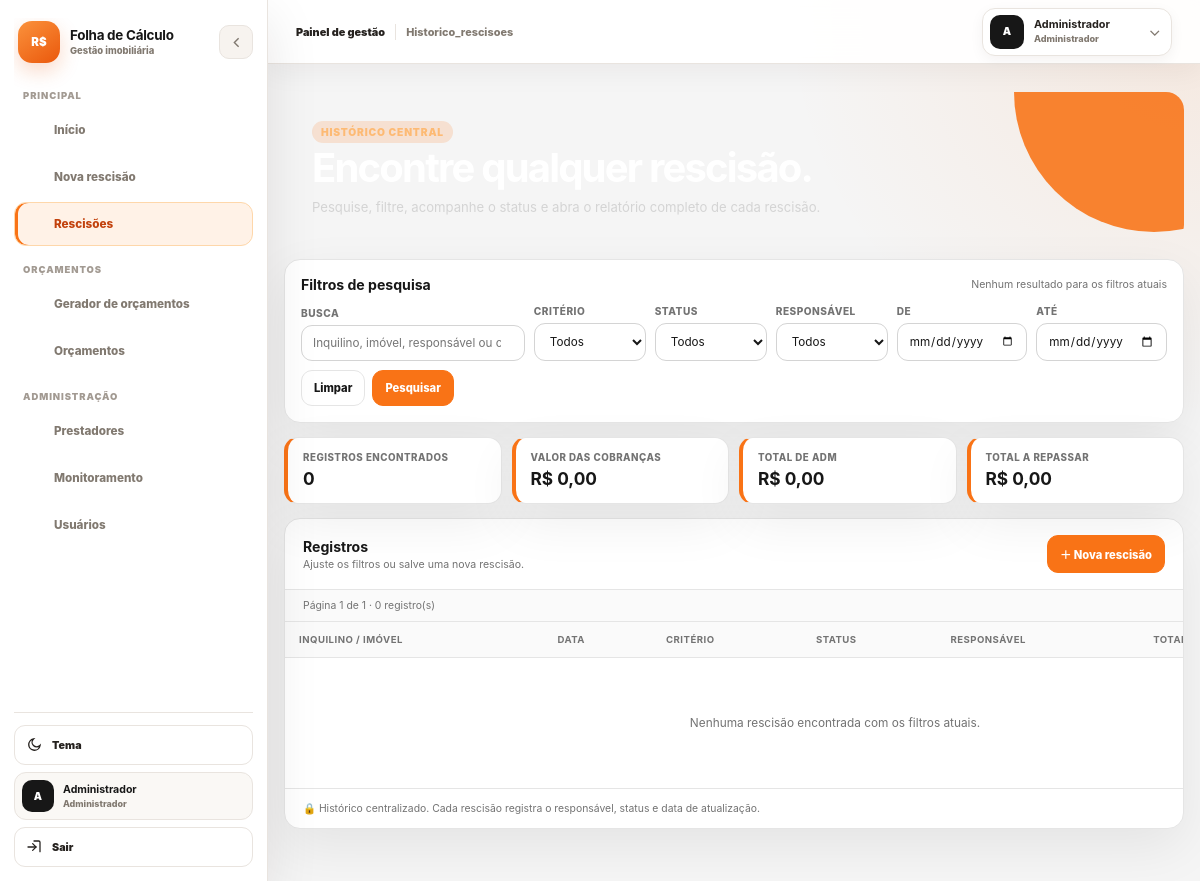
Page /historico.php (signed in) on the committed database.
### tables this page shows
CREATE TABLE IF NOT EXISTS usuarios (
    id BIGINT UNSIGNED NOT NULL AUTO_INCREMENT,
    nome VARCHAR(120) NOT NULL,
    login VARCHAR(60) NOT NULL,
    senha_hash VARCHAR(255) NOT NULL,
    perfil VARCHAR(20) NOT NULL DEFAULT 'usuario',
    ativo TINYINT(1) NOT NULL DEFAULT 1,
    criado_em DATETIME NOT NULL DEFAULT CURRENT_TIMESTAMP,
    atualizado_em DATETIME NOT NULL DEFAULT CURRENT_TIMESTAMP ON UPDATE CURRENT_TIMESTAMP,
    PRIMARY KEY (id),
    UNIQUE KEY uq_usuarios_login (login),
    KEY idx_usuarios_ativo (ativo)
);

### api/config.php (called while the page is built, shortened)
<?php
function sessionTimeout(): int {
    $timeout = (int) envValue('SESSION_TIMEOUT', 28800);
    return max(300, $timeout);
}
function envValue(string $key, mixed $default = null): mixed {
    $value = getenv($key);
    return ($value === false || $value === '') ? $default : $value;
}
function db(): PDO {
    static $pdo = null;
    if ($pdo instanceof PDO) return $pdo;
    $host = (string) envValue('DB_HOST', '127.0.0.1');
    $name = (string) envValue('DB_NAME', 'calculadora_rescisao');
    $user = (string) envValue('DB_USER', 'root');
    $pass = (string) envValue('DB_PASS', '');
    $dsn = 'mysql:host=' . $host . ';dbname=' . $name . ';charset=utf8mb4';
    $pdo = new PDO($dsn, $user, $pass, [
        PDO::ATTR_ERRMODE => PDO::ERRMODE_EXCEPTION,
        PDO::ATTR_DEFAULT_FETCH_MODE => PDO::FETCH_ASSOC,
        PDO::ATTR_EMULATE_PREPARES => false,
    ]);
    return $pdo;
}
function usuarioAtual(): ?array {
    $id = (int)($_SESSION['usuario_id'] ?? 0);
    $ultimoAcesso = (int)($_SESSION['ultimo_acesso'] ?? 0);
    try {
        $stmt = db()->prepare(
            'SELECT id, nome, login, perfil, ativo
             FROM usuarios
             WHERE id = ?
             LIMIT 1'
        );
        $stmt->execute([$id]);
        $usuario = $stmt->fetch();
        return $usuario;
    } catch (Throwable $e) {
        error_log('Calculadora usuarioAtual: ' . $e->getMessage());
        return null;
    }
}
function exigirLoginPagina(): array {
    $usuario = usuarioAtual();
    return $usuario;
}

### includes/nav_global.php (the view, shortened to what this page needs)
<?php
$navBase = (string)($navBase ?? '');
$navPage = (string)($navPage ?? 'dashboard');
$navUser = is_array($usuario ?? null) ? $usuario : (is_array($u ?? null) ? $u : (function_exists('usuarioAtual') ? (usuarioAtual() ?: []) : []));
$perfil = strtolower((string)($navUser['perfil'] ?? $navUser['role'] ?? $navUser['nivel'] ?? ''));
$isAdmin = !empty($navUser['is_admin']) || !empty($navUser['admin']) || $perfil === 'admin' || strtolower((string)($navUser['login'] ?? '')) === 'admin';
$userName = trim((string)($navUser['nome'] ?? $navUser['login'] ?? 'Usuário')) ?: 'Usuário';
$initial = strtoupper(function_exists('mb_substr') ? mb_substr($userName, 0, 1, 'UTF-8') : substr($userName, 0, 1));
$profileLabel = $isAdmin ? 'Administrador' : 'Usuário';
$links = [
    ['key'=>'dashboard','label'=>'Início','href'=>$navBase.'dashboard.php','icon'=>'home'],
    ['key'=>'rescisao','label'=>'Nova rescisão','href'=>$navBase.'index.php?nova=1','icon'=>'calc'],
    ['key'=>'gerador','label'=>'Gerador de orçamentos','href'=>$navBase.'orcamentos/','icon'=>'file'],
    ['key'=>'historico_rescisoes','label'=>'Rescisões','href'=>$navBase.'historico.php','icon'=>'clock'],
    ['key'=>'historico_orcamentos','label'=>'Orçamentos','href'=>$navBase.'orcamentos/historico_orcamentos.php','icon'=>'archive'],
];
if ($isAdmin) {
    $links[] = ['key'=>'prestadores','label'=>'Prestadores','href'=>$navBase.'orcamentos/prestadores.php','icon'=>'users'];
    $links[] = ['key'=>'monitoramento','label'=>'Monitoramento','href'=>$navBase.'orcamentos/monitoramento.php','icon'=>'pulse'];
    $links[] = ['key'=>'usuarios','label'=>'Usuários','href'=>$navBase.'usuarios.php','icon'=>'shield'];
}
$linksPrimary = array_values(array_filter($links, static function (array $link): bool {
    return in_array($link['key'], ['dashboard', 'rescisao', 'historico_rescisoes'], true);
}));
$linksOrcamentos = array_values(array_filter($links, static function (array $link): bool {
    return in_array($link['key'], ['gerador', 'historico_orcamentos'], true);
}));
$linksAdmin = array_values(array_filter($links, static function (array $link): bool {
    return in_array($link['key'], ['prestadores', 'monitoramento', 'usuarios'], true);
}));
function navIcon(string $name): string {
    $icons = [
        'home' => '<path d="M3 10.5 12 3l9 7.5"/><path d="M5 9.5V21h14V9.5"/><path d="M9 21v-7h6v7"/>',
        'calc' => '<rect x="5" y="3" width="14" height="18" rx="2"/><path d="M8 7h8M8 11h2M14 11h2M8 15h2M14 15h2M8 19h2M14 19h2"/>',
        'file' => '<path d="M6 3h9l3 3v15H6z"/><path d="M14 3v4h4M9 12h6M9 16h6"/>',
        'clock' => '<circle cx="12" cy="12" r="9"/><path d="M12 7v5l3 2"/>',
        'archive' => '<path d="M4 7h16l-1 13H5L4 7Z"/><path d="M6 4h12l1 3H5l1-3ZM9 11h6"/>',
        'users' => '<path d="M16 21v-1.5a4.5 4.5 0 0 0-4.5-4.5h-3A4.5 4.5 0 0 0 4 19.5V21"/><circle cx="10" cy="8" r="3.5"/><path d="M16 5a3.5 3.5 0 0 1 0 6.5M17 15.5h1.5A3.5 3.5 0 0 1 22 19v2"/>',
        'pulse' => '<path d="M3 12h4l2-7 4 14 2-7h6"/>',
        'shield' => '<path d="M12 3 20 6v6c0 5-3.5 8-8 9-4.5-1-8-4-8-9V6l8-3Z"/><path d="m9 12 2 2 4-4"/>',
    ];
    return '<svg viewBox="0 0 24 24" fill="none" stroke="currentColor" stroke-width="1.9" stroke-linecap="round" stroke-linejoin="round" aria-hidden="true">'.($icons[$name] ?? '').'</svg>';
}
function renderNavLinks(array $items, string $active): void {
    foreach ($items as $item) {
        $key = (string)($item['key'] ?? '');
        $label = (string)($item['label'] ?? '');
        $href = (string)($item['href'] ?? '#');
        $icon = (string)($item['icon'] ?? '');
        $isActive = $key === $active;
        ?>
        <a class="global-nav-link<?= $isActive ? ' active' : '' ?>" href="<?= htmlspecialchars($href, ENT_QUOTES, 'UTF-8') ?>"<?= $isActive ? ' aria-current="page"' : '' ?>>
            <?= navIcon($icon) ?>
            <span><?= htmlspecialchars($label, ENT_QUOTES, 'UTF-8') ?></span>
        </a>
        <?php
    }
}
?>
<?php
$appPath = rtrim(str_replace('\\', '/', dirname($_SERVER['SCRIPT_NAME'])), '/');
$appPath = $appPath === '/' ? '' : $appPath;
?>
<link rel="stylesheet" href="<?= htmlspecialchars($appPath . '/assets/css/core/nav-global.css', ENT_QUOTES, 'UTF-8') ?>">
<header class="global-topbar" aria-label="Barra superior">
    <div class="global-topbar-left">
        <span class="global-topbar-context">Painel de gestão</span>
        <span class="global-topbar-page"><?= htmlspecialchars(ucfirst($navPage), ENT_QUOTES, 'UTF-8') ?></span>
    </div>
    <div class="global-topbar-user" title="<?= htmlspecialchars($userName.' · '.$profileLabel, ENT_QUOTES, 'UTF-8') ?>">
        <span class="global-topbar-avatar"><?= htmlspecialchars($initial, ENT_QUOTES, 'UTF-8') ?></span>
        <span class="global-topbar-user-copy">
            <strong><?= htmlspecialchars($userName, ENT_QUOTES, 'UTF-8') ?></strong>
            <span><?= htmlspecialchars($profileLabel, ENT_QUOTES, 'UTF-8') ?></span>
        </span>
        <span class="global-topbar-chevron">⌄</span>
    </div>
</header>
<aside class="global-sidebar" id="globalSidebar" aria-label="Navegação principal">
    <div class="global-sidebar-top">
        <div class="global-sidebar-brand-row">
            <a class="global-brand" href="<?= htmlspecialchars($navBase.'dashboard.php', ENT_QUOTES, 'UTF-8') ?>" title="Folha de Cálculo">
                <span class="global-brand-mark">R$</span>
                <span class="global-brand-copy"><strong>Folha de Cálculo</strong><span>Gestão imobiliária</span></span>
            </a>
            <button class="global-sidebar-toggle global-collapse-toggle" id="globalSidebarToggle" type="button" aria-label="Recolher menu" aria-expanded="true" title="Recolher menu">
                <svg viewBox="0 0 24 24" fill="none" stroke="currentColor" stroke-width="2"><path d="m15 6-6 6 6 6"/></svg>
            </button>
        </div>
        <div class="global-sidebar-section">
            <span class="global-sidebar-label">Principal</span>
            <nav class="global-nav-main" aria-label="Principal"><?php renderNavLinks($linksPrimary, $navPage); ?></nav>
        </div>
        <div class="global-sidebar-section">
            <span class="global-sidebar-label">Orçamentos</span>
            <nav class="global-nav-main" aria-label="Orçamentos"><?php renderNavLinks($linksOrcamentos, $navPage); ?></nav>
        </div>
        <?php if ($isAdmin): ?>
        <div class="global-sidebar-section">
            <span class="global-sidebar-label">Administração</span>
            <nav class="global-nav-main" aria-label="Administração"><?php renderNavLinks($linksAdmin, $navPage); ?></nav>
        </div>
        <?php endif; ?>
    </div>
    <div class="global-sidebar-bottom">
        <button class="global-theme" id="globalThemeToggle" type="button" aria-label="Alternar tema" title="Alternar tema">
            <svg class="moon" viewBox="0 0 24 24" fill="none" stroke="currentColor" stroke-width="2"><path d="M21 12.8A8.5 8.5 0 1 1 11.2 3a6.7 6.7 0 0 0 9.8 9.8Z"/></svg>
            <span>Tema</span>
        </button>
        <div class="global-user" title="<?= htmlspecialchars($userName.' · '.$profileLabel, ENT_QUOTES, 'UTF-8') ?>">
            <span class="global-avatar"><?= htmlspecialchars($initial, ENT_QUOTES, 'UTF-8') ?></span>
            <span class="global-user-copy"><strong><?= htmlspecialchars($userName, ENT_QUOTES, 'UTF-8') ?></strong><span><?= htmlspecialchars($profileLabel, ENT_QUOTES, 'UTF-8') ?></span></span>
        </div>
        <form method="post" action="<?= htmlspecialchars($navBase.'logout.php', ENT_QUOTES, 'UTF-8') ?>" class="global-logout-form">
            <button class="global-logout" type="submit" title="Sair"><svg viewBox="0 0 24 24" fill="none" stroke="currentColor" stroke-width="1.9" stroke-linecap="round" stroke-linejoin="round"><path d="M10 17l5-5-5-5"/><path d="M15 12H3"/><path d="M21 19V5a2 2 0 0 0-2-2h-7"/></svg><span>Sair</span></button>
        </form>
    </div>
</aside>

### assets/css/pages/historico.css (style rules this page uses)
:root { --orange:#f97316; --orange-dark:#c2410c; --orange-soft:#fff7ed; --orange-line:#fed7aa; --white:#fff; --bg:#f5f5f5; --text:#171717; --muted:#737373; --border:#e5e5e5; --green:#15803d; --red:#b91c1c; --blue:#2563eb; --shadow:0 18px 52px rgba(17,17,17,.07) }
* { box-sizing:border-box }
body { margin:0; background:radial-gradient(circle at 100% 0%,rgba(249,115,22,.1),transparent 28%),var(--bg); color:var(--text); font-family:Inter,system-ui,-apple-system,BlinkMacSystemFont,"Segoe UI",sans-serif }

### rows in the picture
usuarios: nome "A", nome "Administrador", perfil "Administrador"

### other values in the picture
$navPage "Historico_rescisoes"
$label "Início"
$label "Nova rescisão"
$label "Rescisões"
$label "Gerador de orçamentos"
$label "Orçamentos"
$label "Prestadores"
$label "Monitoramento"
$label "Usuários"
$totalRegistros "0"
$valorTotal "0,00"
$valorAdm "0,00"
$valorRepasse "0,00"
$page "1"
$totalPages "1"
